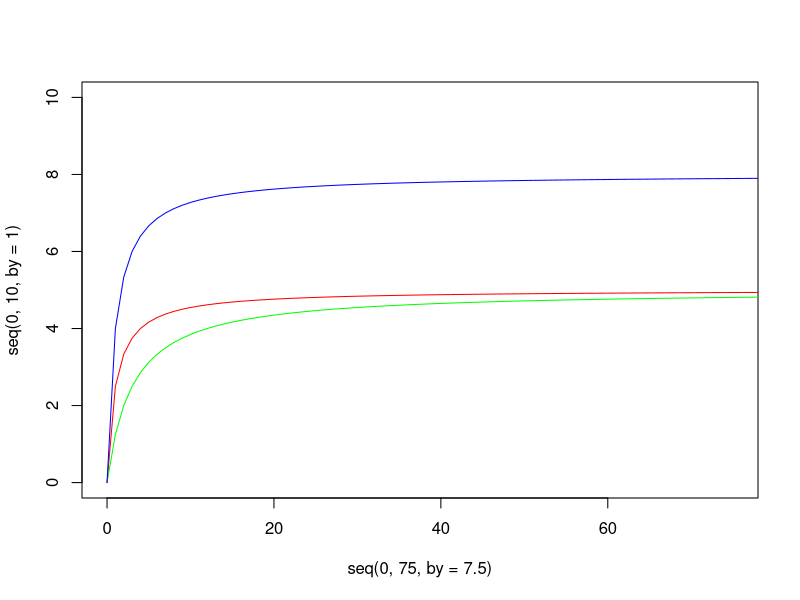
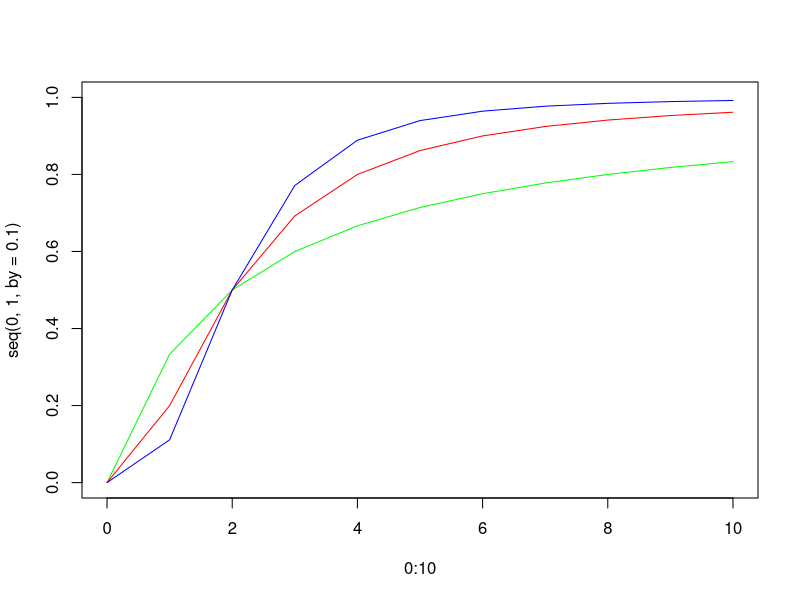
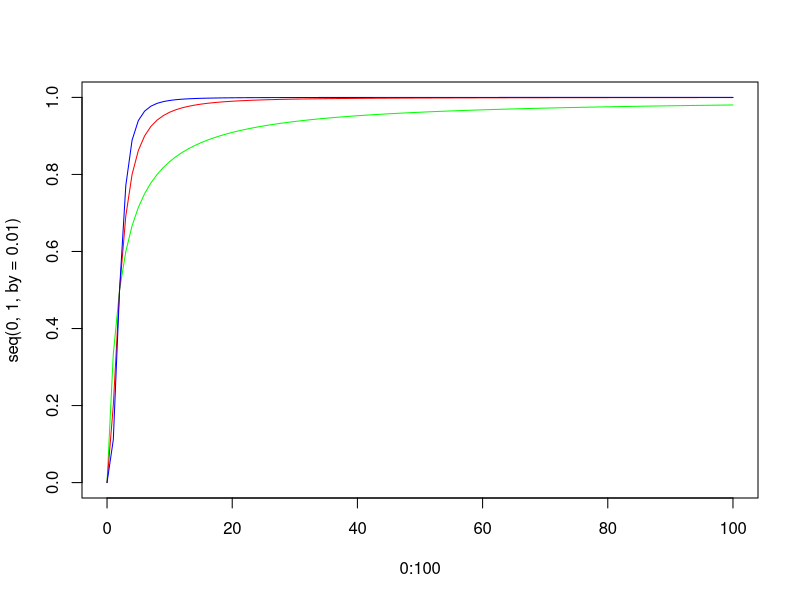
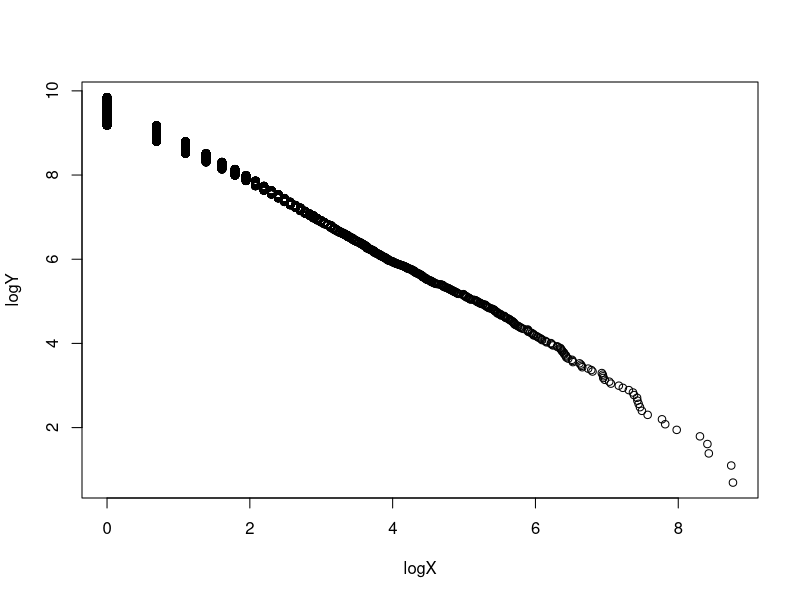
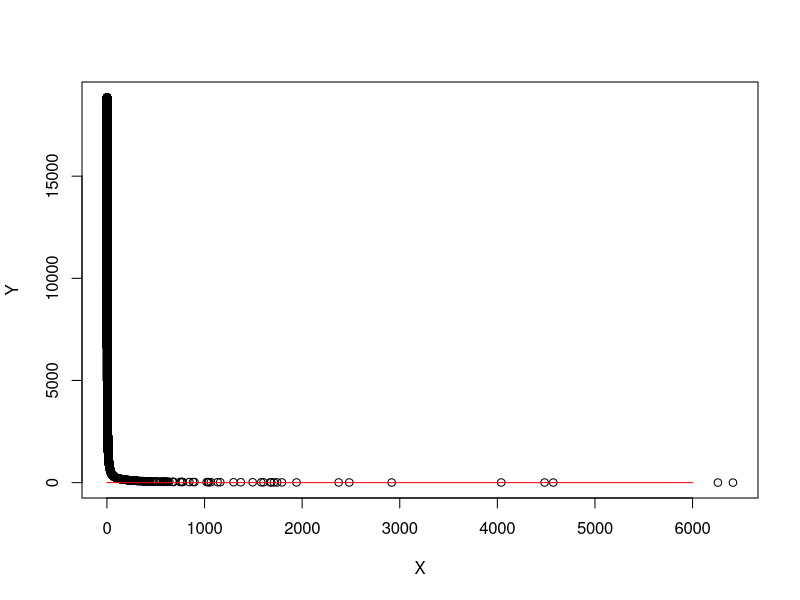
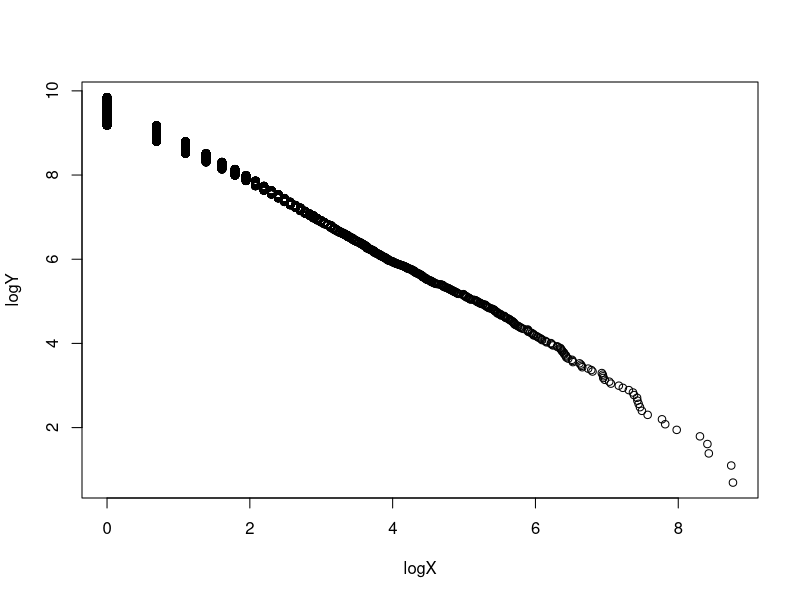
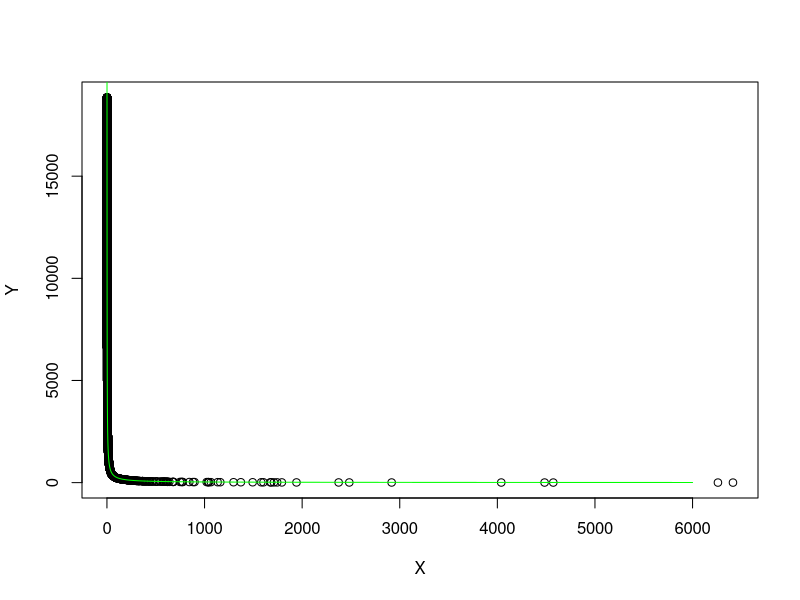
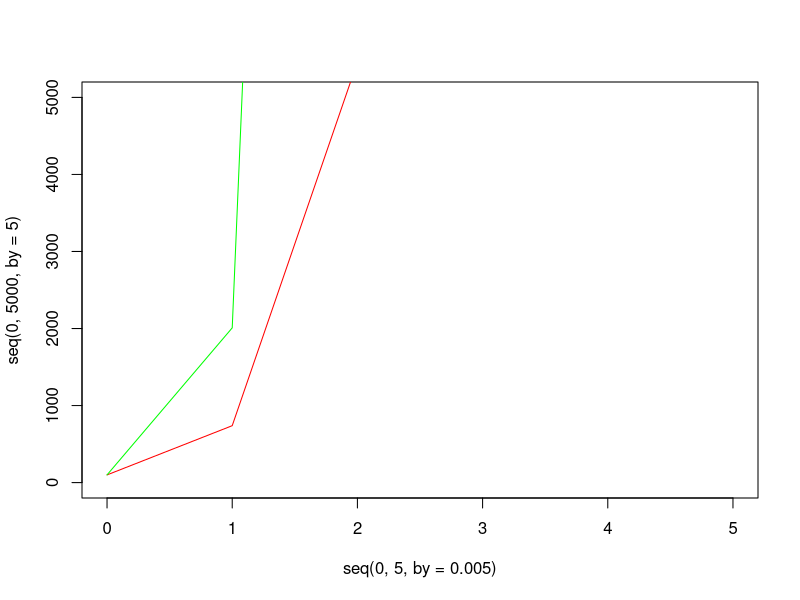

Generate these figures, in order, with R:
####### Maths for biologists - tutorial 1 ----

rm(list=ls())

## Q3. ----
monod <- function(N, a, k) {
    return((a*N) / (k + N))
}

plot(seq(0, 75, by=7.5), seq(0, 10, by=1), type="n")
# i) a = 5, k = 1
lines(0:100, monod(N=0:100, a=5, k=1), col="red")
# ii) a = 5, k = 3
lines(0:100, monod(N=0:100, a=5, k=3), col="green")
# iii) a = 8, k = 1
lines(0:100, monod(N=0:100, a=8, k=1), col="blue")


## Q4. ----
f <- function(x, n, b) {
    return(x^n / (b^n + x^n))
}

# b = 2

plot(0:10, seq(0, 1, by=0.1), type="n")
# n=1
lines(0:10, f(x=0:10, n=1, b=2), col="green")
# n=2
lines(0:10, f(x=0:10, n=2, b=2), col="red")
# n=3
lines(0:10, f(x=0:10, n=3, b=2), col="blue")

## the same but for more vals of x
plot(0:100, seq(0, 1, by=0.01), type="n")
# n=1
lines(0:100, f(x=0:100, n=1, b=2), col="green")
# n=2
lines(0:100, f(x=0:100, n=2, b=2), col="red")
# n=3
lines(0:100, f(x=0:100, n=3, b=2), col="blue")

f(x=2, n=3, b=2)


## Q5. ----
moby <- read.csv("../data/words_moby_dick.csv", header=T)

X = moby$occurences
Y = moby$word_label
logX = log(moby$occurences)
logY = log(moby$word_label)

plot(logX, logY)

dY = (max(logY) - min(logY)) # -9.151
dX = (max(logX) - min(logX)) # 8.766

# estimate of D = dY/dX
dY/dX

# estimate D - know it's the slope = dY/dX:
poww1 <- function(x) {
    return(x^(-9.151 / 8.766))
}

plot(X, Y)
lines(seq(0.1, 6000, by=0.1), poww1(seq(0.1, 6000, 0.1)), col="red")


# better way - use lm to get ests of coef in front of x and of D - this looks much better

plot(logX, logY)
lm(logY ~ logX)

poww2 = function(x) {
    return(14415 * x^(-0.8774))
}

plot(X, Y)
lines(seq(0.1, 6000, by=0.1), poww2(seq(0.1, 6000, 0.1)), col="green")


## Q7 ----
zoop <- function(N0, r, t) {
    return(N0*(exp(r*t)))
}
dev.off()
plot(seq(0, 5, by=0.005), seq(0, 5000, by=5), type="n")
lines(0:5, zoop(N0=100, r=2, t=0:5), col="red")
lines(0:5, zoop(N0=100, r=3, t=0:5), col="green")


## Q8 ----
fish <- function(L_inf, k, x) {
    return(L_inf * (1 - exp(-k * x)))
}

plot(seq(0, 50, 1), seq(0, 25, 0.5), type="n")
lines(0:50, fish(L_inf = 20, k=1, x=0:50), col="green")
lines(0:50, fish(L_inf = 20, k=0.1, x=0:50), col="blue")


## Q9 ----

## a)
fa1 <- function(x) {
    return(exp(x))
}
fa2 <- function(x) {
    return(x^2)
}

plot(seq(0, 1000, 20), seq(0, 10000, 200), type="n")
lines(0:1000, fa1(0:1000), col="blue")
lines(0:1000, fa2(0:1000), col="red")

lines(0:1000, (fa1(0:1000)/fa2(0:1000)), col="green")

